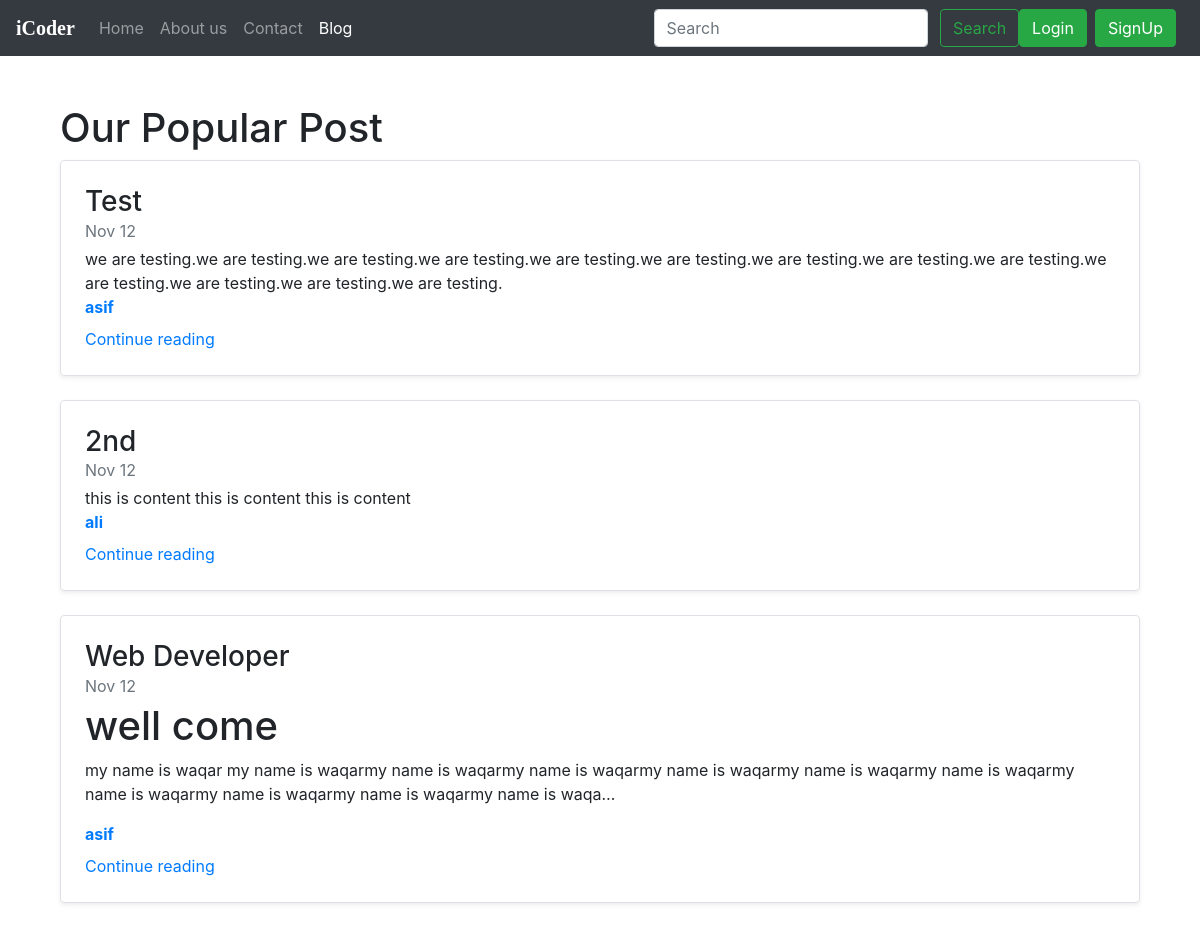
Screenshot of /blog/ with the database file from the repository.
### blog/models.py (models this page shows, shortened)
class Post(models.Model):
    sno=models.AutoField(primary_key=True)
    title=models.CharField(max_length=500,default="")
    content=models.TextField()
    author=models.CharField(max_length=4000,default="")
    slug=models.CharField(max_length=130,default="")
    phone=models.IntegerField(default=0)
    views=models.IntegerField(default=0)

### blog/views.py (the view)
# urls.py: path('',views.homeBlog,name="homeBlog"),
def homeBlog(request):
    allPost=Post.objects.all()
    context={"allpost":allPost}
    return render(request,"blog/homeBlog.html",context)

### templates/blog/homeBlog.html (shortened to what this page needs)
{% extends 'base.html' %}
 {% block blogactive %}active{% endblock blogactive %}
{% block body %}
<div class="container my-5" style="margin-bottom:30px">
    <div class="col-md-12">
     <h1>Our Popular Post</h1>
        {% for post in allpost%}
      <div class="row no-gutters border rounded overflow-hidden flex-md-row mb-4 shadow-sm h-md-250 position-relative">
        <div class="col p-4 d-flex flex-column position-static">
          <h3 class="mb-0">{{post.title}}</h3>
          <div class="mb-1 text-muted">Nov 12</div>
          <p class="card-text mb-auto">{{post.content|safe|truncatechars:200}}</p>
              <strong class="d-inline-block mb-2 text-primary">{{post.author}}</strong>
          <a href="/blog/{{post.slug}}" class="stretched-link">Continue reading</a>
        </div>
      </div>
        {% endfor %}
    </div>
</div> {% endblock %}

### rows the page displays
Post: title "Test", content "we are testing.we are testing.we are testing.we are testing.we are testing.we are testing.we are testing.we are testing.we are testing.we are testing.we are testing.we are testing.we are testing.", author "asif"
Post: title "2nd", content "this is content this is content this is content", author "ali"
Post: title "Web Developer", content "well come my name is waqar my name is waqarmy name is waqarmy name is waqarmy name is waqarmy name is waqarmy name is waqarmy name is waqarmy name is waqarmy name is waqarmy name is waqa…", author "asif"
